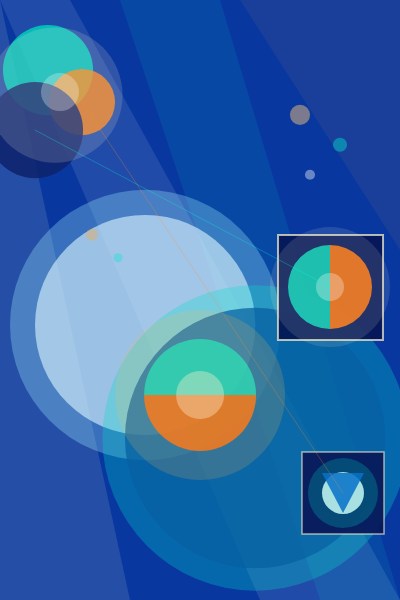
Frame 1 (no input)
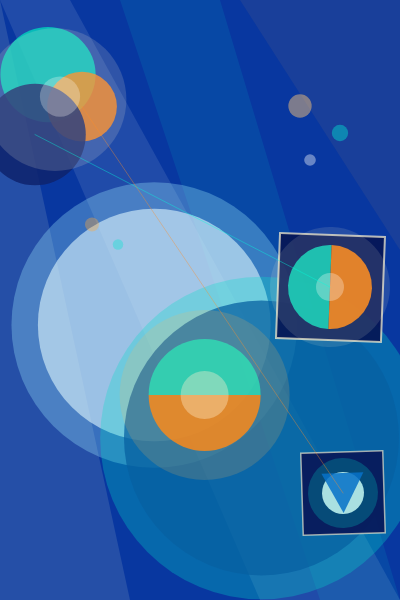
Frame 60 (no input)
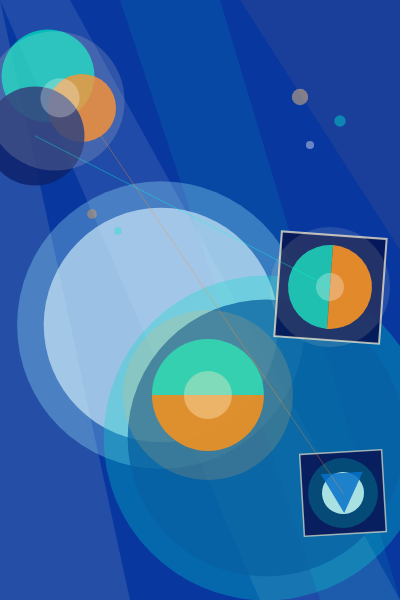
Frame 120 (the mouse pressed at the canvas centre since frame 60)

The p5.js sketch that drew these frames (run headless with seeded random() and noise() and a simulated clock; from frame 60 on, the mouse is pressed at the canvas centre):

// p5.js sketch
// ── sketch.js
function setup() {
  createCanvas(400, 600);
}
function draw() {
  let t = frameCount * 0.018;
  background(8, 55, 160);
  // 1. 바다 배경
  noStroke();
  fill(255, 255, 220, 30);
  triangle(0, 0, 130, 600, 0, 600);
  fill(255, 255, 255, 25);
  quad(0, 0, 260, 600, 400, 600, 70, 0);
  fill(0, 255, 220, 22);
  quad(120, 0, 320, 600, 400, 600, 220, 0);
  fill(255, 170, 70, 18);
  triangle(400, 0, 400, 250, 240, 0);
  // 2. 햇빛 그룹 — 위아래 부유 + pulse 크기
  let sunOff = sin(t * 0.8) * 6;
  let sunPulse = 1 + sin(t * 1.2) * 0.06;
  noStroke();
  fill(0, 210, 190, 210);
  ellipse(48, 70 + sunOff, 90 * sunPulse, 90 * sunPulse);
  fill(255, 130, 20, 200);
  ellipse(82, 102 + sunOff, 66 * sunPulse, 66 * sunPulse);
  fill(15, 35, 110, 220);
  ellipse(35, 130 + sunOff, 96 * sunPulse, 96 * sunPulse);
  fill(255, 255, 255, 70);
  ellipse(60, 92 + sunOff, 38 * sunPulse, 38 * sunPulse);
  fill(255, 240, 210, 40);
  ellipse(55, 95 + sunOff, 135 * sunPulse, 135 * sunPulse);
  // 3. 물고기 — 좌우 드리프트 + pulse 크기
  let fishDrift = sin(t * 0.5) * 18;
  let fishPulse = 1 + sin(t * 0.9) * 0.07;
  let hueShift = sin(t * 0.6) * 30;
  fill(255, 255, 255, 150);
  ellipse(145 + fishDrift, 325, 220 * fishPulse, 220 * fishPulse);
  fill(160, 235, 255, 80);
  ellipse(145 + fishDrift, 325, 270 * fishPulse, 270 * fishPulse);
  fill(10, 45, 145, 190);
  ellipse(255 + fishDrift * 0.7, 438, 260 * fishPulse, 260 * fishPulse);
  fill(0, 220, 200, 75);
  ellipse(255 + fishDrift * 0.7, 438, 305 * fishPulse, 305 * fishPulse);
  fill(255, 110 + hueShift, 10, 210);
  arc(200 + fishDrift * 0.5, 395, 112, 112, 0, PI);
  fill(0, 235 + hueShift * 0.3, 205, 190);
  arc(200 + fishDrift * 0.5, 395, 112, 112, PI, TWO_PI);
  fill(255, 250, 230, 95);
  ellipse(200 + fishDrift * 0.5, 395, 48, 48);
  fill(255, 180, 80, 45);
  ellipse(200 + fishDrift * 0.5, 395, 170, 170);
  // 4. 쓰레기 사각형 — 느린 회전
  let trashAngle = sin(t * 0.3) * 0.12;
  push();
  translate(330, 287);
  rotate(trashAngle);
  stroke(255, 245, 210, 180);
  strokeWeight(2);
  fill(6, 22, 85, 235);
  rect(-52, -52, 105, 105);
  noStroke();
  fill(0, 210, 185, 220);
  arc(0, 0, 84, 84, HALF_PI, PI + HALF_PI);
  fill(255, 115 + hueShift * 0.8, 10, 220);
  arc(0, 0, 84, 84, PI + HALF_PI, HALF_PI);
  fill(255, 255, 255, 75);
  ellipse(0, 0, 28, 28);
  fill(255, 240, 210, 30);
  ellipse(0, 0, 120, 120);
  pop();
  push();
  translate(343, 493);
  rotate(-trashAngle * 0.8);
  stroke(255, 245, 210, 160);
  strokeWeight(1.5);
  fill(8, 24, 90, 235);
  rect(-41, -41, 82, 82);
  noStroke();
  fill(255, 255, 255, 220);
  ellipse(0, 0, 42, 42);
  fill(10, 80, 200, 220);
  triangle(-21, -20, 21, -20, 0, 20);
  fill(0, 220, 200, 60);
  ellipse(0, 0, 70, 70);
  pop();
  // 5. 물방울 — 위로 떠오르면서 크기
  let dropY = (frameCount * 0.5) % 120;
  let dropSize = 1 + sin(t * 2) * 0.2;
  noStroke();
  fill(255, 200, 120, 120);
  ellipse(300, 115 - dropY * 0.3, 20 * dropSize, 20 * dropSize);
  fill(0, 230, 210, 110);
  ellipse(340, 145 - dropY * 0.4, 14 * dropSize, 14 * dropSize);
  fill(255, 255, 255, 100);
  ellipse(310, 175 - dropY * 0.5, 10 * dropSize, 10 * dropSize);
  fill(255, 170, 60, 95);
  ellipse(92, 235 - dropY * 0.35, 12 * dropSize, 12 * dropSize);
  fill(0, 230, 210, 90);
  ellipse(118, 258 - dropY * 0.45, 9 * dropSize, 9 * dropSize);
  // 6. 빛 줄기 — alpha 맥동
  let rayAlpha = map(sin(t * 1.1), -1, 1, 40, 100);
  stroke(0, 255, 220, rayAlpha);
  line(35, 130 + sunOff, 330, 287);
  stroke(255, 140, 40, rayAlpha);
  line(82, 102 + sunOff, 343, 493);
}
